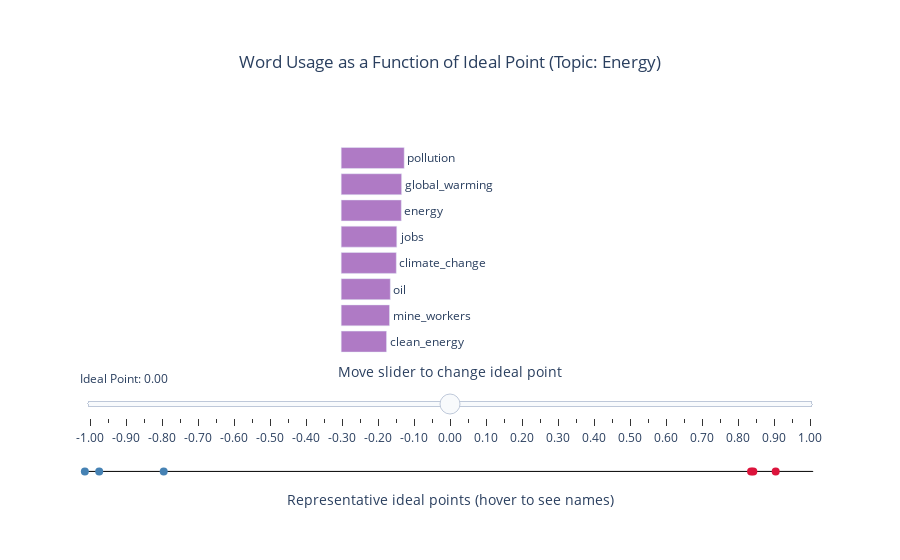

This figure's notebook cell:
### Code cell
show_interactive(0)

### Figure 1 — Plotly figure (JSON) as saved in the notebook; plotly's stock layout.template omitted (floating-point values rounded to 4 significant figures)
{"data": [{"hoverinfo": "skip", "line": {"color": "black", "width": 1}, "marker": {"size": 1}, "type": "scatter", "x": [-1, 1], "y": [-0.53, -0.53]}, {"hoverinfo": "x+text", "marker": {"color": ["steelblue", "crimson", "steelblue", "crimson", "crimson", "steelblue"], "size": 8}, "mode": "markers", "text": ["Alex (D)", "John (R)", "Justicia (D)", "Lauren (R)", "Mark (R)", "Mona (D)"], "type": "scatter", "x": [-0.7892, 0.8979, -1.007, 0.8362, 0.8299, -0.9671], "y": [-0.53, -0.53, -0.53, -0.53, -0.53, -0.53]}, {"base": -0.3, "dy": 0.214, "hoverinfo": "skip", "marker": {"color": "rgb(175,122,197)"}, "orientation": "h", "text": ["clean_energy", "pollution", "wind", "energy_efficiency", "carbon_tax", "renewable", "crisis", "solar"], "textposition": "outside", "type": "bar", "visible": false, "x": [0.2739, 0.2825, 0.2899, 0.2942, 0.2961, 0.2965, 0.3163, 0.3248], "y0": 0.529}, {"base": -0.3, "dy": 0.214, "hoverinfo": "skip", "marker": {"color": "rgb(175,122,197)"}, "orientation": "h", "text": ["clean_energy", "wind", "energy_efficiency", "pollution", "renewable", "carbon_tax", "crisis", "solar"], "textposition": "outside", "type": "bar", "visible": false, "x": [0.2623, 0.269, 0.2731, 0.2749, 0.2751, 0.2804, 0.2929, 0.3001], "y0": 0.529}, {"base": -0.3, "dy": 0.214, "hoverinfo": "skip", "marker": {"color": "rgb(175,122,197)"}, "orientation": "h", "text": ["climate_change", "energy_efficiency", "global_warming", "renewable", "carbon_tax", "pollution", "crisis", "solar"], "textposition": "outside", "type": "bar", "visible": false, "x": [0.2514, 0.2536, 0.2548, 0.2554, 0.2656, 0.2675, 0.2714, 0.2774], "y0": 0.529}, {"base": -0.3, "dy": 0.214, "hoverinfo": "skip", "marker": {"color": "rgb(175,122,197)"}, "orientation": "h", "text": ["renewable", "clean_energy", "climate_change", "global_warming", "crisis", "carbon_tax", "solar", "pollution"], "textposition": "outside", "type": "bar", "visible": false, "x": [0.2372, 0.2406, 0.2436, 0.248, 0.2514, 0.2516, 0.2565, 0.2603], "y0": 0.529}, {"base": -0.3, "dy": 0.214, "hoverinfo": "skip", "marker": {"color": "rgb(175,122,197)"}, "orientation": "h", "text": ["renewable", "clean_energy", "crisis", "climate_change", "solar", "carbon_tax", "global_warming", "pollution"], "textposition": "outside", "type": "bar", "visible": false, "x": [0.2203, 0.2305, 0.2331, 0.2361, 0.2373, 0.2385, 0.2414, 0.2534], "y0": 0.529}, {"base": -0.3, "dy": 0.214, "hoverinfo": "skip", "marker": {"color": "rgb(175,122,197)"}, "orientation": "h", "text": ["renewable", "crisis", "solar", "clean_energy", "carbon_tax", "climate_change", "global_warming", "pollution"], "textposition": "outside", "type": "bar", "visible": false, "x": [0.2048, 0.2161, 0.2196, 0.2209, 0.2261, 0.2288, 0.235, 0.2468], "y0": 0.529}, {"base": -0.3, "dy": 0.214, "hoverinfo": "skip", "marker": {"color": "rgb(175,122,197)"}, "orientation": "h", "text": ["renewable", "crisis", "solar", "clean_energy", "carbon_tax", "climate_change", "global_warming", "pollution"], "textposition": "outside", "type": "bar", "visible": false, "x": [0.1903, 0.2004, 0.2032, 0.2117, 0.2143, 0.2219, 0.2289, 0.2403], "y0": 0.529}, {"base": -0.3, "dy": 0.214, "hoverinfo": "skip", "marker": {"color": "rgb(175,122,197)"}, "orientation": "h", "text": ["renewable", "crisis", "solar", "clean_energy", "carbon_tax", "climate_change", "global_warming", "pollution"], "textposition": "outside", "type": "bar", "visible": false, "x": [0.177, 0.1859, 0.1882, 0.203, 0.2033, 0.2152, 0.223, 0.2341], "y0": 0.529}, {"base": -0.3, "dy": 0.214, "hoverinfo": "skip", "marker": {"color": "rgb(175,122,197)"}, "orientation": "h", "text": ["renewable", "crisis", "solar", "carbon_tax", "clean_energy", "climate_change", "global_warming", "pollution"], "textposition": "outside", "type": "bar", "visible": false, "x": [0.1646, 0.1726, 0.1743, 0.1929, 0.1947, 0.2088, 0.2173, 0.2281], "y0": 0.529}, {"base": -0.3, "dy": 0.214, "hoverinfo": "skip", "marker": {"color": "rgb(175,122,197)"}, "orientation": "h", "text": ["renewable", "crisis", "solar", "carbon_tax", "clean_energy", "climate_change", "global_warming", "pollution"], "textposition": "outside", "type": "bar", "visible": false, "x": [0.1532, 0.1602, 0.1615, 0.183, 0.1868, 0.2026, 0.2119, 0.2223], "y0": 0.529}, {"base": -0.3, "dy": 0.214, "hoverinfo": "skip", "marker": {"color": "rgb(175,122,197)"}, "orientation": "h", "text": ["renewable", "crisis", "solar", "carbon_tax", "clean_energy", "climate_change", "global_warming", "pollution"], "textposition": "outside", "type": "bar", "visible": false, "x": [0.1426, 0.1488, 0.1497, 0.1737, 0.1793, 0.1966, 0.2066, 0.2167], "y0": 0.529}, {"base": -0.3, "dy": 0.214, "hoverinfo": "skip", "marker": {"color": "rgb(175,122,197)"}, "orientation": "h", "text": ["energy", "crisis", "solar", "carbon_tax", "clean_energy", "climate_change", "global_warming", "pollution"], "textposition": "outside", "type": "bar", "visible": false, "x": [0.1365, 0.1382, 0.1389, 0.165, 0.1721, 0.1909, 0.2015, 0.2112], "y0": 0.529}, {"base": -0.3, "dy": 0.214, "hoverinfo": "skip", "marker": {"color": "rgb(175,122,197)"}, "orientation": "h", "text": ["crisis", "solar", "energy", "carbon_tax", "clean_energy", "climate_change", "global_warming", "pollution"], "textposition": "outside", "type": "bar", "visible": false, "x": [0.1284, 0.1288, 0.1397, 0.1567, 0.1652, 0.1853, 0.1966, 0.206], "y0": 0.529}, {"base": -0.3, "dy": 0.214, "hoverinfo": "skip", "marker": {"color": "rgb(175,122,197)"}, "orientation": "h", "text": ["solar", "jobs", "energy", "carbon_tax", "clean_energy", "climate_change", "global_warming", "pollution"], "textposition": "outside", "type": "bar", "visible": false, "x": [0.1195, 0.1307, 0.1431, 0.1488, 0.1586, 0.18, 0.1918, 0.2009], "y0": 0.529}, {"base": -0.3, "dy": 0.214, "hoverinfo": "skip", "marker": {"color": "rgb(175,122,197)"}, "orientation": "h", "text": ["oil", "jobs", "carbon_tax", "energy", "clean_energy", "climate_change", "global_warming", "pollution"], "textposition": "outside", "type": "bar", "visible": false, "x": [0.1127, 0.1341, 0.1414, 0.1466, 0.1524, 0.1749, 0.1872, 0.196], "y0": 0.529}, {"base": -0.3, "dy": 0.214, "hoverinfo": "skip", "marker": {"color": "rgb(175,122,197)"}, "orientation": "h", "text": ["oil", "carbon_tax", "jobs", "clean_energy", "energy", "climate_change", "global_warming", "pollution"], "textposition": "outside", "type": "bar", "visible": false, "x": [0.1169, 0.1344, 0.1377, 0.1464, 0.1502, 0.17, 0.1828, 0.1913], "y0": 0.529}, {"base": -0.3, "dy": 0.214, "hoverinfo": "skip", "marker": {"color": "rgb(175,122,197)"}, "orientation": "h", "text": ["oil", "carbon_tax", "clean_energy", "jobs", "energy", "climate_change", "global_warming", "pollution"], "textposition": "outside", "type": "bar", "visible": false, "x": [0.1213, 0.1278, 0.1407, 0.1414, 0.1539, 0.1652, 0.1786, 0.1867], "y0": 0.529}, {"base": -0.3, "dy": 0.214, "hoverinfo": "skip", "marker": {"color": "rgb(175,122,197)"}, "orientation": "h", "text": ["mine_workers", "oil", "clean_energy", "jobs", "energy", "climate_change", "global_warming", "pollution"], "textposition": "outside", "type": "bar", "visible": false, "x": [0.124, 0.1258, 0.1353, 0.1452, 0.1577, 0.1606, 0.1744, 0.1822], "y0": 0.529}, {"base": -0.3, "dy": 0.214, "hoverinfo": "skip", "marker": {"color": "rgb(175,122,197)"}, "orientation": "h", "text": ["mine_workers", "clean_energy", "oil", "jobs", "climate_change", "energy", "global_warming", "pollution"], "textposition": "outside", "type": "bar", "visible": false, "x": [0.1286, 0.1301, 0.1305, 0.1492, 0.1562, 0.1617, 0.1705, 0.1779], "y0": 0.529}, {"base": -0.3, "dy": 0.214, "hoverinfo": "skip", "marker": {"color": "rgb(175,122,197)"}, "orientation": "h", "text": ["clean_energy", "mine_workers", "oil", "climate_change", "jobs", "energy", "global_warming", "pollution"], "textposition": "outside", "type": "bar", "visible": true, "x": [0.1251, 0.1333, 0.1355, 0.152, 0.1533, 0.1658, 0.1666, 0.1738], "y0": 0.529}, {"base": -0.3, "dy": 0.214, "hoverinfo": "skip", "marker": {"color": "rgb(175,122,197)"}, "orientation": "h", "text": ["clean_energy", "mine_workers", "oil", "climate_change", "jobs", "global_warming", "pollution", "energy"], "textposition": "outside", "type": "bar", "visible": false, "x": [0.1204, 0.1383, 0.1406, 0.1479, 0.1575, 0.1629, 0.1697, 0.17], "y0": 0.529}, {"base": -0.3, "dy": 0.214, "hoverinfo": "skip", "marker": {"color": "rgb(175,122,197)"}, "orientation": "h", "text": ["economy", "mine_workers", "climate_change", "oil", "global_warming", "jobs", "pollution", "energy"], "textposition": "outside", "type": "bar", "visible": false, "x": [0.1208, 0.1435, 0.1439, 0.146, 0.1593, 0.1619, 0.1658, 0.1744], "y0": 0.529}, {"base": -0.3, "dy": 0.214, "hoverinfo": "skip", "marker": {"color": "rgb(175,122,197)"}, "orientation": "h", "text": ["economy", "climate_change", "mine_workers", "oil", "global_warming", "pollution", "jobs", "energy"], "textposition": "outside", "type": "bar", "visible": false, "x": [0.1269, 0.1401, 0.1489, 0.1516, 0.1559, 0.1621, 0.1665, 0.1789], "y0": 0.529}, {"base": -0.3, "dy": 0.214, "hoverinfo": "skip", "marker": {"color": "rgb(175,122,197)"}, "orientation": "h", "text": ["economy", "climate_change", "global_warming", "mine_workers", "oil", "pollution", "jobs", "energy"], "textposition": "outside", "type": "bar", "visible": false, "x": [0.1334, 0.1364, 0.1525, 0.1546, 0.1574, 0.1584, 0.1713, 0.1835], "y0": 0.529}, {"base": -0.3, "dy": 0.214, "hoverinfo": "skip", "marker": {"color": "rgb(175,122,197)"}, "orientation": "h", "text": ["climate_change", "economy", "global_warming", "pollution", "mine_workers", "oil", "jobs", "energy"], "textposition": "outside", "type": "bar", "visible": false, "x": [0.1328, 0.1402, 0.1493, 0.1549, 0.1605, 0.1635, 0.1762, 0.1883], "y0": 0.529}, {"base": -0.3, "dy": 0.214, "hoverinfo": "skip", "marker": {"color": "rgb(175,122,197)"}, "orientation": "h", "text": ["climate_change", "global_warming", "economy", "pollution", "mine_workers", "oil", "jobs", "energy"], "textposition": "outside", "type": "bar", "visible": false, "x": [0.1294, 0.1462, 0.1474, 0.1514, 0.1666, 0.1698, 0.1813, 0.1933], "y0": 0.529}, {"base": -0.3, "dy": 0.214, "hoverinfo": "skip", "marker": {"color": "rgb(175,122,197)"}, "orientation": "h", "text": ["climate_change", "global_warming", "pollution", "economy", "mine_workers", "oil", "jobs", "energy"], "textposition": "outside", "type": "bar", "visible": false, "x": [0.1261, 0.1431, 0.1481, 0.155, 0.1731, 0.1764, 0.1865, 0.1985], "y0": 0.529}, {"base": -0.3, "dy": 0.214, "hoverinfo": "skip", "marker": {"color": "rgb(175,122,197)"}, "orientation": "h", "text": ["climate_change", "global_warming", "pollution", "economy", "mine_workers", "oil", "jobs", "energy"], "textposition": "outside", "type": "bar", "visible": false, "x": [0.1229, 0.1402, 0.1449, 0.163, 0.1798, 0.1833, 0.192, 0.2038], "y0": 0.529}, {"base": -0.3, "dy": 0.214, "hoverinfo": "skip", "marker": {"color": "rgb(175,122,197)"}, "orientation": "h", "text": ["coal", "global_warming", "pollution", "economy", "mine_workers", "oil", "jobs", "energy"], "textposition": "outside", "type": "bar", "visible": false, "x": [0.1264, 0.1374, 0.1418, 0.1715, 0.1868, 0.1905, 0.1977, 0.2093], "y0": 0.529}, {"base": -0.3, "dy": 0.214, "hoverinfo": "skip", "marker": {"color": "rgb(175,122,197)"}, "orientation": "h", "text": ["global_warming", "coal", "pollution", "economy", "mine_workers", "oil", "jobs", "energy"], "textposition": "outside", "type": "bar", "visible": false, "x": [0.1347, 0.1357, 0.1388, 0.1806, 0.1941, 0.1981, 0.2036, 0.215], "y0": 0.529}, {"base": -0.3, "dy": 0.214, "hoverinfo": "skip", "marker": {"color": "rgb(175,122,197)"}, "orientation": "h", "text": ["china", "production", "coal", "economy", "mine_workers", "oil", "jobs", "energy"], "textposition": "outside", "type": "bar", "visible": false, "x": [0.1409, 0.1426, 0.1456, 0.1901, 0.2017, 0.2059, 0.2097, 0.2209], "y0": 0.529}, {"base": -0.3, "dy": 0.214, "hoverinfo": "skip", "marker": {"color": "rgb(175,122,197)"}, "orientation": "h", "text": ["china", "production", "coal", "economy", "mine_workers", "oil", "jobs", "energy"], "textposition": "outside", "type": "bar", "visible": false, "x": [0.1509, 0.1529, 0.1564, 0.2002, 0.2097, 0.2141, 0.2161, 0.227], "y0": 0.529}, {"base": -0.3, "dy": 0.214, "hoverinfo": "skip", "marker": {"color": "rgb(175,122,197)"}, "orientation": "h", "text": ["china", "production", "coal", "economy", "mine_workers", "oil", "jobs", "energy"], "textposition": "outside", "type": "bar", "visible": false, "x": [0.1616, 0.1641, 0.168, 0.2109, 0.2181, 0.2227, 0.2227, 0.2333], "y0": 0.529}, {"base": -0.3, "dy": 0.214, "hoverinfo": "skip", "marker": {"color": "rgb(175,122,197)"}, "orientation": "h", "text": ["china", "production", "coal", "economy", "mine_workers", "jobs", "oil", "energy"], "textposition": "outside", "type": "bar", "visible": false, "x": [0.1732, 0.1762, 0.1805, 0.2222, 0.2268, 0.2296, 0.2316, 0.2398], "y0": 0.529}, {"base": -0.3, "dy": 0.214, "hoverinfo": "skip", "marker": {"color": "rgb(175,122,197)"}, "orientation": "h", "text": ["china", "production", "coal", "economy", "mine_workers", "jobs", "oil", "energy"], "textposition": "outside", "type": "bar", "visible": false, "x": [0.1856, 0.1892, 0.1941, 0.2341, 0.2359, 0.2367, 0.241, 0.2465], "y0": 0.529}, {"base": -0.3, "dy": 0.214, "hoverinfo": "skip", "marker": {"color": "rgb(175,122,197)"}, "orientation": "h", "text": ["china", "production", "coal", "jobs", "mine_workers", "economy", "oil", "energy"], "textposition": "outside", "type": "bar", "visible": false, "x": [0.199, 0.2032, 0.2087, 0.2441, 0.2455, 0.2468, 0.2507, 0.2535], "y0": 0.529}, {"base": -0.3, "dy": 0.214, "hoverinfo": "skip", "marker": {"color": "rgb(175,122,197)"}, "orientation": "h", "text": ["china", "production", "coal", "jobs", "mine_workers", "economy", "energy", "oil"], "textposition": "outside", "type": "bar", "visible": false, "x": [0.2133, 0.2183, 0.2245, 0.2518, 0.2554, 0.2603, 0.2608, 0.2609], "y0": 0.529}, {"base": -0.3, "dy": 0.214, "hoverinfo": "skip", "marker": {"color": "rgb(175,122,197)"}, "orientation": "h", "text": ["china", "production", "coal", "jobs", "mine_workers", "energy", "oil", "economy"], "textposition": "outside", "type": "bar", "visible": false, "x": [0.2288, 0.2346, 0.2416, 0.2598, 0.2659, 0.2683, 0.2716, 0.2745], "y0": 0.529}, {"base": -0.3, "dy": 0.214, "hoverinfo": "skip", "marker": {"color": "rgb(175,122,197)"}, "orientation": "h", "text": ["china", "production", "coal", "jobs", "energy", "mine_workers", "oil", "economy"], "textposition": "outside", "type": "bar", "visible": false, "x": [0.2454, 0.2523, 0.2601, 0.2681, 0.276, 0.2768, 0.2827, 0.2896], "y0": 0.529}, {"base": -0.3, "dy": 0.214, "hoverinfo": "skip", "marker": {"color": "rgb(175,122,197)"}, "orientation": "h", "text": ["china", "production", "jobs", "coal", "energy", "mine_workers", "oil", "economy"], "textposition": "outside", "type": "bar", "visible": false, "x": [0.2633, 0.2713, 0.2768, 0.28, 0.2841, 0.2882, 0.2944, 0.3057], "y0": 0.529}, {"base": -0.3, "dy": 0.214, "hoverinfo": "skip", "marker": {"color": "rgb(175,122,197)"}, "orientation": "h", "text": ["china", "jobs", "production", "energy", "mine_workers", "coal", "oil", "economy"], "textposition": "outside", "type": "bar", "visible": false, "x": [0.2825, 0.2858, 0.2918, 0.2924, 0.3002, 0.3017, 0.3065, 0.3227], "y0": 0.529}], "layout": {"annotations": [{"font": {"size": 14}, "showarrow": false, "text": "Move slider to change ideal point", "x": 0.5, "xref": "paper", "y": 0.255, "yref": "paper"}], "paper_bgcolor": "rgba(0,0,0,0)", "plot_bgcolor": "rgba(0,0,0,0)", "showlegend": false, "sliders": [{"active": 20, "currentvalue": {"prefix": "Ideal Point: "}, "steps": [{"args": [{"visible": [true, true, true, false, false, false, false, false, false, false, false, false, false, false, false, false, false, false, false, false, false, false, false, false, false, false, false, false, false, false, false, false, false, false, false, false, false, false, false, false, false, false, false]}], "label": "-1.00", "method": "update"}, {"args": [{"visible": [true, true, false, true, false, false, false, false, false, false, false, false, false, false, false, false, false, false, false, false, false, false, false, false, false, false, false, false, false, false, false, false, false, false, false, false, false, false, false, false, false, false, false]}], "label": "-0.95", "method": "update"}, {"args": [{"visible": [true, true, false, false, true, false, false, false, false, false, false, false, false, false, false, false, false, false, false, false, false, false, false, false, false, false, false, false, false, false, false, false, false, false, false, false, false, false, false, false, false, false, false]}], "label": "-0.90", "method": "update"}, {"args": [{"visible": [true, true, false, false, false, true, false, false, false, false, false, false, false, false, false, false, false, false, false, false, false, false, false, false, false, false, false, false, false, false, false, false, false, false, false, false, false, false, false, false, false, false, false]}], "label": "-0.85", "method": "update"}, {"args": [{"visible": [true, true, false, false, false, false, true, false, false, false, false, false, false, false, false, false, false, false, false, false, false, false, false, false, false, false, false, false, false, false, false, false, false, false, false, false, false, false, false, false, false, false, false]}], "label": "-0.80", "method": "update"}, {"args": [{"visible": [true, true, false, false, false, false, false, true, false, false, false, false, false, false, false, false, false, false, false, false, false, false, false, false, false, false, false, false, false, false, false, false, false, false, false, false, false, false, false, false, false, false, false]}], "label": "-0.75", "method": "update"}, {"args": [{"visible": [true, true, false, false, false, false, false, false, true, false, false, false, false, false, false, false, false, false, false, false, false, false, false, false, false, false, false, false, false, false, false, false, false, false, false, false, false, false, false, false, false, false, false]}], "label": "-0.70", "method": "update"}, {"args": [{"visible": [true, true, false, false, false, false, false, false, false, true, false, false, false, false, false, false, false, false, false, false, false, false, false, false, false, false, false, false, false, false, false, false, false, false, false, false, false, false, false, false, false, false, false]}], "label": "-0.65", "method": "update"}, {"args": [{"visible": [true, true, false, false, false, false, false, false, false, false, true, false, false, false, false, false, false, false, false, false, false, false, false, false, false, false, false, false, false, false, false, false, false, false, false, false, false, false, false, false, false, false, false]}], "label": "-0.60", "method": "update"}, {"args": [{"visible": [true, true, false, false, false, false, false, false, false, false, false, true, false, false, false, false, false, false, false, false, false, false, false, false, false, false, false, false, false, false, false, false, false, false, false, false, false, false, false, false, false, false, false]}], "label": "-0.55", "method": "update"}, {"args": [{"visible": [true, true, false, false, false, false, false, false, false, false, false, false, true, false, false, false, false, false, false, false, false, false, false, false, false, false, false, false, false, false, false, false, false, false, false, false, false, false, false, false, false, false, false]}], "label": "-0.50", "method": "update"}, {"args": [{"visible": [true, true, false, false, false, false, false, false, false, false, false, false, false, true, false, false, false, false, false, false, false, false, false, false, false, false, false, false, false, false, false, false, false, false, false, false, false, false, false, false, false, false, false]}], "label": "-0.45", "method": "update"}, {"args": [{"visible": [true, true, false, false, false, false, false, false, false, false, false, false, false, false, true, false, false, false, false, false, false, false, false, false, false, false, false, false, false, false, false, false, false, false, false, false, false, false, false, false, false, false, false]}], "label": "-0.40", "method": "update"}, {"args": [{"visible": [true, true, false, false, false, false, false, false, false, false, false, false, false, false, false, true, false, false, false, false, false, false, false, false, false, false, false, false, false, false, false, false, false, false, false, false, false, false, false, false, false, false, false]}], "label": "-0.35", "method": "update"}, {"args": [{"visible": [true, true, false, false, false, false, false, false, false, false, false, false, false, false, false, false, true, false, false, false, false, false, false, false, false, false, false, false, false, false, false, false, false, false, false, false, false, false, false, false, false, false, false]}], "label": "-0.30", "method": "update"}, {"args": [{"visible": [true, true, false, false, false, false, false, false, false, false, false, false, false, false, false, false, false, true, false, false, false, false, false, false, false, false, false, false, false, false, false, false, false, false, false, false, false, false, false, false, false, false, false]}], "label": "-0.25", "method": "update"}, {"args": [{"visible": [true, true, false, false, false, false, false, false, false, false, false, false, false, false, false, false, false, false, true, false, false, false, false, false, false, false, false, false, false, false, false, false, false, false, false, false, false, false, false, false, false, false, false]}], "label": "-0.20", "method": "update"}, {"args": [{"visible": [true, true, false, false, false, false, false, false, false, false, false, false, false, false, false, false, false, false, false, true, false, false, false, false, false, false, false, false, false, false, false, false, false, false, false, false, false, false, false, false, false, false, false]}], "label": "-0.15", "method": "update"}, {"args": [{"visible": [true, true, false, false, false, false, false, false, false, false, false, false, false, false, false, false, false, false, false, false, true, false, false, false, false, false, false, false, false, false, false, false, false, false, false, false, false, false, false, false, false, false, false]}], "label": "-0.10", "method": "update"}, {"args": [{"visible": [true, true, false, false, false, false, false, false, false, false, false, false, false, false, false, false, false, false, false, false, false, true, false, false, false, false, false, false, false, false, false, false, false, false, false, false, false, false, false, false, false, false, false]}], "label": "-0.05", "method": "update"}, {"args": [{"visible": [true, true, false, false, false, false, false, false, false, false, false, false, false, false, false, false, false, false, false, false, false, false, true, false, false, false, false, false, false, false, false, false, false, false, false, false, false, false, false, false, false, false, false]}], "label": "0.00", "method": "update"}, {"args": [{"visible": [true, true, false, false, false, false, false, false, false, false, false, false, false, false, false, false, false, false, false, false, false, false, false, true, false, false, false, false, false, false, false, false, false, false, false, false, false, false, false, false, false, false, false]}], "label": "0.05", "method": "update"}, {"args": [{"visible": [true, true, false, false, false, false, false, false, false, false, false, false, false, false, false, false, false, false, false, false, false, false, false, false, true, false, false, false, false, false, false, false, false, false, false, false, false, false, false, false, false, false, false]}], "label": "0.10", "method": "update"}, {"args": [{"visible": [true, true, false, false, false, false, false, false, false, false, false, false, false, false, false, false, false, false, false, false, false, false, false, false, false, true, false, false, false, false, false, false, false, false, false, false, false, false, false, false, false, false, false]}], "label": "0.15", "method": "update"}, {"args": [{"visible": [true, true, false, false, false, false, false, false, false, false, false, false, false, false, false, false, false, false, false, false, false, false, false, false, false, false, true, false, false, false, false, false, false, false, false, false, false, false, false, false, false, false, false]}], "label": "0.20", "method": "update"}, {"args": [{"visible": [true, true, false, false, false, false, false, false, false, false, false, false, false, false, false, false, false, false, false, false, false, false, false, false, false, false, false, true, false, false, false, false, false, false, false, false, false, false, false, false, false, false, false]}], "label": "0.25", "method": "update"}, {"args": [{"visible": [true, true, false, false, false, false, false, false, false, false, false, false, false, false, false, false, false, false, false, false, false, false, false, false, false, false, false, false, true, false, false, false, false, false, false, false, false, false, false, false, false, false, false]}], "label": "0.30", "method": "update"}, {"args": [{"visible": [true, true, false, false, false, false, false, false, false, false, false, false, false, false, false, false, false, false, false, false, false, false, false, false, false, false, false, false, false, true, false, false, false, false, false, false, false, false, false, false, false, false, false]}], "label": "0.35", "method": "update"}, {"args": [{"visible": [true, true, false, false, false, false, false, false, false, false, false, false, false, false, false, false, false, false, false, false, false, false, false, false, false, false, false, false, false, false, true, false, false, false, false, false, false, false, false, false, false, false, false]}], "label": "0.40", "method": "update"}, {"args": [{"visible": [true, true, false, false, false, false, false, false, false, false, false, false, false, false, false, false, false, false, false, false, false, false, false, false, false, false, false, false, false, false, false, true, false, false, false, false, false, false, false, false, false, false, false]}], "label": "0.45", "method": "update"}, {"args": [{"visible": [true, true, false, false, false, false, false, false, false, false, false, false, false, false, false, false, false, false, false, false, false, false, false, false, false, false, false, false, false, false, false, false, true, false, false, false, false, false, false, false, false, false, false]}], "label": "0.50", "method": "update"}, {"args": [{"visible": [true, true, false, false, false, false, false, false, false, false, false, false, false, false, false, false, false, false, false, false, false, false, false, false, false, false, false, false, false, false, false, false, false, true, false, false, false, false, false, false, false, false, false]}], "label": "0.55", "method": "update"}, {"args": [{"visible": [true, true, false, false, false, false, false, false, false, false, false, false, false, false, false, false, false, false, false, false, false, false, false, false, false, false, false, false, false, false, false, false, false, false, true, false, false, false, false, false, false, false, false]}], "label": "0.60", "method": "update"}, {"args": [{"visible": [true, true, false, false, false, false, false, false, false, false, false, false, false, false, false, false, false, false, false, false, false, false, false, false, false, false, false, false, false, false, false, false, false, false, false, true, false, false, false, false, false, false, false]}], "label": "0.65", "method": "update"}, {"args": [{"visible": [true, true, false, false, false, false, false, false, false, false, false, false, false, false, false, false, false, false, false, false, false, false, false, false, false, false, false, false, false, false, false, false, false, false, false, false, true, false, false, false, false, false, false]}], "label": "0.70", "method": "update"}, {"args": [{"visible": [true, true, false, false, false, false, false, false, false, false, false, false, false, false, false, false, false, false, false, false, false, false, false, false, false, false, false, false, false, false, false, false, false, false, false, false, false, true, false, false, false, false, false]}], "label": "0.75", "method": "update"}, {"args": [{"visible": [true, true, false, false, false, false, false, false, false, false, false, false, false, false, false, false, false, false, false, false, false, false, false, false, false, false, false, false, false, false, false, false, false, false, false, false, false, false, true, false, false, false, false]}], "label": "0.80", "method": "update"}, {"args": [{"visible": [true, true, false, false, false, false, false, false, false, false, false, false, false, false, false, false, false, false, false, false, false, false, false, false, false, false, false, false, false, false, false, false, false, false, false, false, false, false, false, true, false, false, false]}], "label": "0.85", "method": "update"}, {"args": [{"visible": [true, true, false, false, false, false, false, false, false, false, false, false, false, false, false, false, false, false, false, false, false, false, false, false, false, false, false, false, false, false, false, false, false, false, false, false, false, false, false, false, true, false, false]}], "label": "0.90", "method": "update"}, {"args": [{"visible": [true, true, false, false, false, false, false, false, false, false, false, false, false, false, false, false, false, false, false, false, false, false, false, false, false, false, false, false, false, false, false, false, false, false, false, false, false, false, false, false, false, true, false]}], "label": "0.95", "method": "update"}, {"args": [{"visible": [true, true, false, false, false, false, false, false, false, false, false, false, false, false, false, false, false, false, false, false, false, false, false, false, false, false, false, false, false, false, false, false, false, false, false, false, false, false, false, false, false, false, true]}], "label": "1.00", "method": "update"}], "y": 0.35}], "title": {"text": "Word Usage as a Function of Ideal Point (Topic: Energy)", "x": 0.5, "y": 0.9}, "xaxis": {"fixedrange": true, "range": [-1.02, 1.02], "showgrid": false, "showline": false, "showticklabels": false, "title": {"text": "Representative ideal points (hover to see names)"}, "zeroline": false}, "yaxis": {"fixedrange": true, "range": [-0.6, 2.5], "showgrid": false, "showline": false, "showticklabels": false, "zeroline": false}}}
